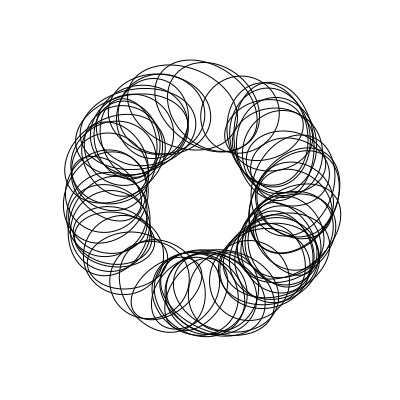
Frame 1 (no input)
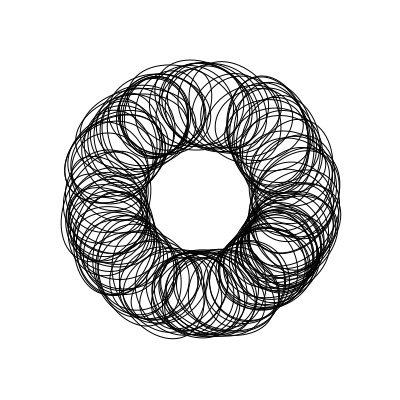
Frame 2 (the mouse pressed at the canvas centre, redrawn once)

The Processing sketch that drew these frames (run headless with seeded random() and noise(); the mouse was pressed at the canvas centre and the sketch redrawn once):

// Processing sketch: RANDOMROTATE_O
// ── RANDOMROTATE_O.pde
/*
Randomly rotated O
Jamie Yeo 27/08/2012
jamie.yeowl@gmail.com
*/

void setup() {
  size(400, 400);
  
  background(255);
  smooth();
  noFill();
  stroke(0);
  noLoop();
}

void draw() {
  translate(200, 200);
  for (int i=0; i<70; i++) {
    
    float r = random(-PI, PI);
   
      rotate(r);
      ellipse(50,80,i*1+50,80);
save("randomrotateo.jpg");  

}
}
